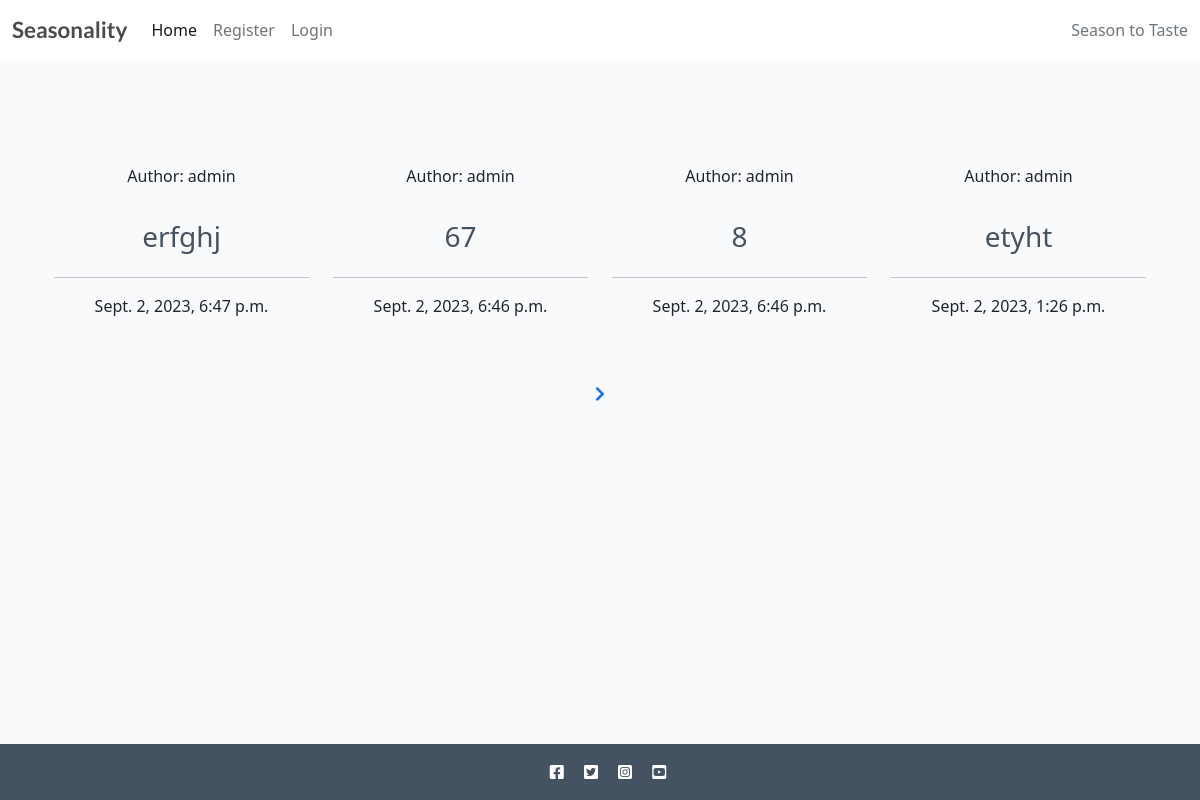
The page / on the database its author committed.
### recipebook/models.py (models this page shows, shortened)
class Recipe(models.Model):
    title = models.CharField(max_length=200, unique=True)
    slug = models.SlugField(max_length=200, unique=True)
    author = models.ForeignKey(
        User, on_delete=models.CASCADE, related_name="recipes"
    )
    diet = models.ForeignKey(
        Diet, on_delete=models.CASCADE, default=True, null=False)
    season = models.ForeignKey(
        Season, on_delete=models.CASCADE, default=True, null=False)
    featured_image = CloudinaryField('image', default='placeholder')
    updated_on = models.DateTimeField(auto_now=True)
    content = models.TextField()
    created_on = models.DateTimeField(auto_now_add=True)
    status = models.IntegerField(choices=STATUS, default=0)
    ingredients = models.TextField(default='placeholder')
    calories = models.IntegerField(default=0)
    fat = models.IntegerField(default=0)
    protein = models.IntegerField(default=0)
    carbs = models.IntegerField(default=0)
    servs = models.IntegerField(default=0)
    class Meta:
        ordering = ["-created_on"]

### recipebook/views.py (the view)
# urls.py: path('', views.RecipeList.as_view(), name="home"),
class RecipeList(generic.ListView):
    model = Recipe
    queryset = Recipe.objects.filter(status=1).order_by('-created_on')
    template_name = 'index.html'
    paginate_by = 4

### templates/index.html (shortened to what this page needs)
{% extends "base/base.html" %}
{% block content %}
<div class="container-fluid">
    <div class="container text-center my-3">
        <div class="row mx-auto my-auto">
            <div id="myCarousel" class="carousel slide w-100" data-ride="carousel">
                <div class="carousel-inner" role="listbox">
                    <div class="carousel-item py-5 active">
                        <div class="row">
                            {% for recipe in recipe_list %}
                                <div class="col-md-3">
                                    <div class="card md-3">
                                        <div class="card-body">
                                            <div class="image-flash">
                                                <p class="author">Author: {{ recipe.author }}</p>
                                            </div>
                                        </div>
                                        <a href="{% url 'recipe_detail' recipe.slug  %}" class="recipe-link">
                                            <h3 class="card-title">{{ recipe.title }}</h3>
                                        </a>
                                        <hr />
                                        <p class="card-text text-muted-6">{{ recipe.created_on }}</p>
                                    </div>
                                </div>
                            {% endfor %}
                        </div>
                    </div>
                </div>
            </div>
        </div>
    </div>
    {% if is_paginated %}
    <nav aria-label="Page navigation">
        <ul class="pagination justify-content-center">
            {% if page_obj.has_next %}
            <li><a href="?page={{ page_obj.next_page_number }}" role="button" data-slide="next">
                    <span class="fa fa-chevron-right" aria-hidden="true"></span>
                </a>
            </li>
            {% endif %}
        </ul>
    </nav>
    {% endif %}
</div>
{%endblock%}

### static/css/style.css (style rules this page uses)
body { background-color: #F9FAFC; }
.main-bg { background-color: #F9FAFC; }
.card { border: none; background-color: transparent; }
.recipe-link { text-decoration: none; color: #445261; }

### rows shown on the page
Recipe: author "admin", title "erfghj", created_on "Sept. 2, 2023, 6:47 p.m."
Recipe: author "admin", title "67", created_on "Sept. 2, 2023, 6:46 p.m."
Recipe: author "admin", title "8", created_on "Sept. 2, 2023, 6:46 p.m."
Recipe: author "admin", title "etyht", created_on "Sept. 2, 2023, 1:26 p.m."
